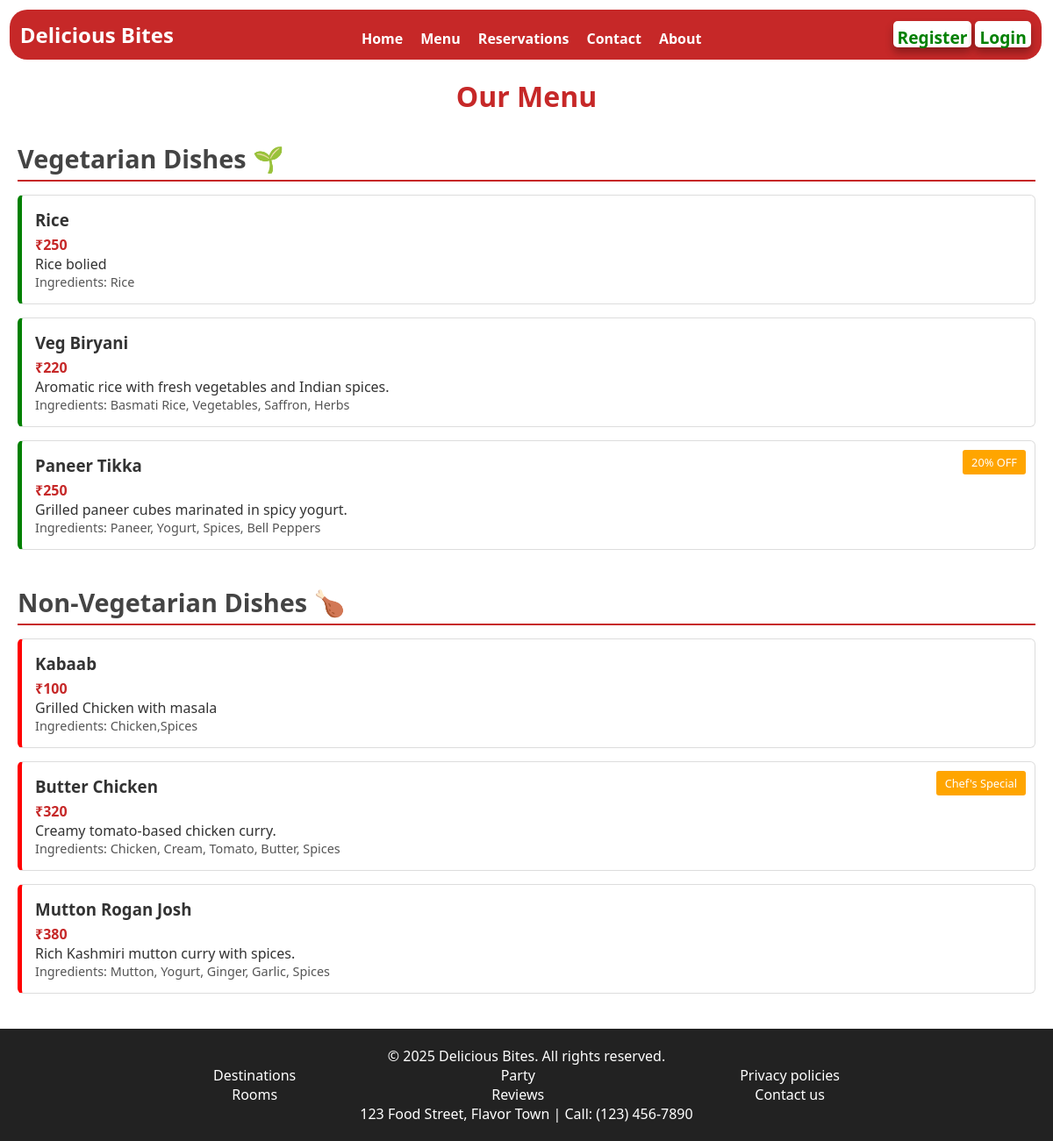
The app's page /menu/ with its own data.
### menu/models.py (models this page shows, shortened)
class menu_des(models.Model):
    title=models.CharField(max_length=30)
    price=models.IntegerField()
    about=models.CharField(max_length=60)
    ingredients=models.TextField()
    badge=models.CharField(max_length=30,blank=True)
    STATUS_CHOICES = [
    ('v', 'Vegetarian Dishes'),
    ('nv', 'Non-Vegetarian Dishes')]
    variant = models.CharField(max_length=25, choices=STATUS_CHOICES)

### website/views.py (the view)
# urls.py: path('menu/',views.menu),
def menu(request):
    data=menu_des.objects.all()
    return render(request,'menu.html', {"items":data})

### templates/menu.html (shortened to what this page needs)
<!DOCTYPE html>
<html lang="en">
<head>
     <link rel="stylesheet" href="/static/header.css" />
    <link rel="stylesheet" href="/static/menu.css" />
</head>
<body>
    {% include 'header.html'%}
    <main>
        <h1 class="h">Our Menu</h1>
        <section class="menu-category">
            <h2 class="category-title">Vegetarian Dishes 🌱</h2>
            {% for t in items %}
            {% if t.variant == "v" %}
            <div class="menu-item veg">
                <h3>{{t.title}}</h3>
                <p class="price">
                    ₹{{t.price}}
                </p>
                <p>
                    {{t.about}}
                </p>
                <p class="ingredients">
                    Ingredients: {{t.ingredients}}
                </p>
            </div>
            {% endif %}
            {% endfor %}
            <div class="menu-item veg">
                <h3>Veg Biryani</h3>
                <p class="price">
                    ₹220
                </p>
                <p>
                    Aromatic rice with fresh vegetables and Indian spices.
                </p>
                <p class="ingredients">
                    Ingredients: Basmati Rice, Vegetables, Saffron, Herbs
                </p>
            </div>
            <div class="menu-item veg">
                <h3>Paneer Tikka</h3>
                <p class="price">
                    ₹250
                </p>
                <p>
                    Grilled paneer cubes marinated in spicy yogurt.
                </p>
                <p class="ingredients">
                    Ingredients: Paneer, Yogurt, Spices, Bell Peppers
                </p>
                <div class="badge">
                    20% OFF
                </div>
            </div>
        </section>
        <section class="menu-category">
            <h2 class="category-title">Non-Vegetarian Dishes 🍗</h2>
            {% for t in items %}
            {% if t.variant == "nv" %}
            <div class="menu-item non-veg">
                <h3>{{t.title}}</h3>
                <p class="price">
                    ₹{{t.price}}
                </p>
                <p>
                    {{t.about}}
                </p>
                <p class="ingredients">
                    Ingredients: {{t.ingredients}}
                </p>
            </div>
            {% endif %}
            {% endfor %}
            <div class="menu-item non-veg">
                <h3>Butter Chicken</h3>
                <p class="price">
                    ₹320
                </p>
                <p>
                    Creamy tomato-based chicken curry.
                </p>
                <p class="ingredients">
                    Ingredients: Chicken, Cream, Tomato, Butter, Spices
                </p>
                <div class="badge">
                    Chef's Special
                </div>
            </div>
            <div class="menu-item non-veg">
                <h3>Mutton Rogan Josh</h3>
                <p class="price">
                    ₹380
                </p>
                <p>
                    Rich Kashmiri mutton curry with spices.
                </p>
                <p class="ingredients">
                    Ingredients: Mutton, Yogurt, Ginger, Garlic, Spices
                </p>
            </div>
        </section>
    </main>
    {% include 'footer.html'%}
</body>
</html>

### static/header.css (style rules this page uses)
* { margin: 0; padding: 0; box-sizing: border-box; }

### static/menu.css (style rules this page uses)
* { margin:0; padding:0; box-sizing: border-box; }
body { font-family: 'Segoe UI', sans-serif; background: #fff; color: #333; padding:0; }
main { margin:20px; }
.h { text-align: center; margin-bottom: 30px; color: #c62828; }
.menu-category { margin-bottom: 40px; }
.category-title { font-size: 1.8em; margin-bottom: 15px; color: #444; border-bottom: 2px solid #c62828; padding-bottom: 5px; }
.menu-item { border: 1px solid #ddd; border-left: 5px solid #c62828; padding: 15px; margin-bottom: 15px; border-radius: 6px; position: relative; }
.menu-item.veg { border-left-color: green; }
.menu-item.non-veg { border-left-color: red; }
.menu-item h3 { margin: 0 0 5px; }
.price { font-weight: bold; color: #c62828; }
.ingredients { font-size: 0.9em; color: #555; }
.badge { position: absolute; top: 10px; right: 10px; background: orange; color: white; padding: 5px 10px; font-size: 0.8em; border-radius: 3px; }

### static/footer.css (style rules this page uses)
* { margin: 0; padding: 0; box-sizing: border-box; }

### records on screen
menu_des: title "Rice", price "250", about "Rice bolied", ingredients "Rice"
menu_des: title "Kabaab", price "100", about "Grilled Chicken with masala", ingredients "Chicken,Spices"
